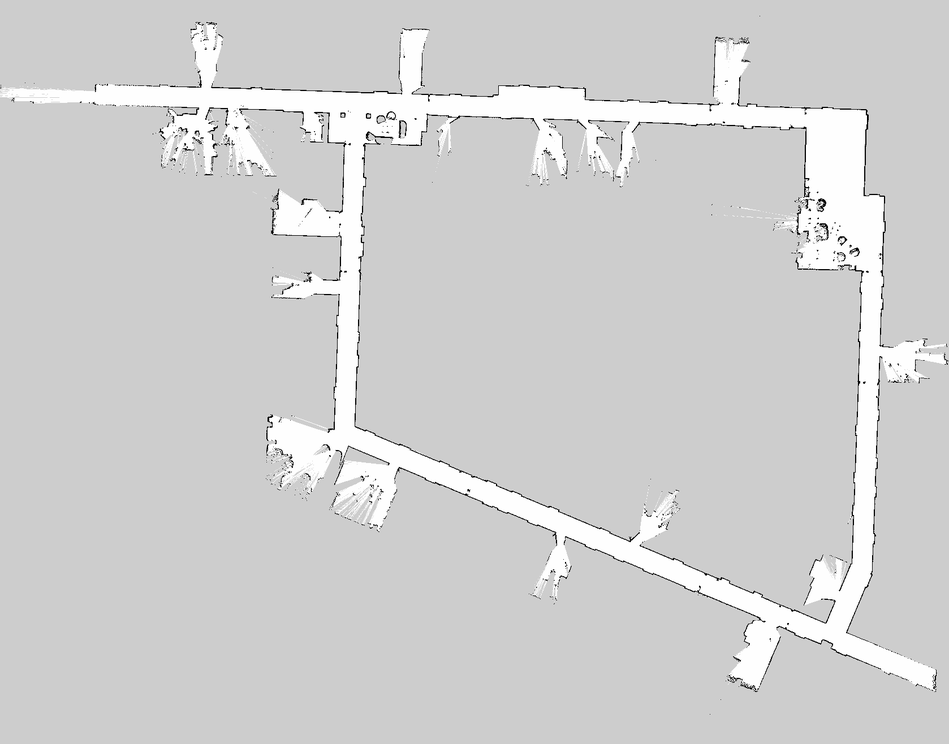
#> input picture src/global_planner/maps/HRL/HRL_map.png, 949 x 744 px, shrunk from 1678 x 1316 before the run, found by its file name; its folder holds 4 pictures in this run
$ python map_image_processing.py
#> lines starting #> are read from the running program, lines starting #| are printed output that depends on the picture; after the words box and inside, x2 and y2 are one past the last pixel; in counts of white or black regions, pixels touching at a corner belong together
import os
import cv2

map_name = 'HRL'

map_image_path = os.path.join(os.getcwd(), 'src', 'global_planner', 'maps', map_name, f'{map_name}_map.png')
map_image = cv2.imread(map_image_path, cv2.IMREAD_GRAYSCALE)
#> map_image is the input picture: shape (744, 949); min 0, max 255, mean 208.6
_, map_image = cv2.threshold(map_image, 250, 255, cv2.THRESH_BINARY)
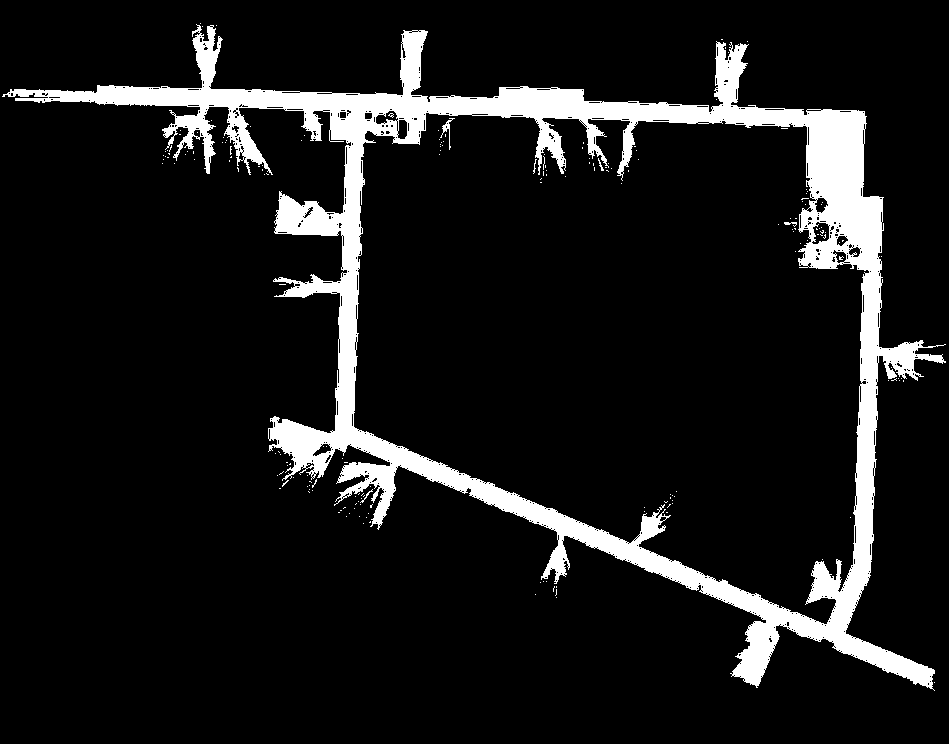
#> map_image: shape (744, 949); 10% white; 188 white regions (182 under 20 px), largest, box (x1, y1, x2, y2) and area: (2, 24, 946, 691) 69936, (440, 118, 455, 150) 94, (784, 222, 797, 227) 32, (360, 489, 373, 503) 28, (598, 158, 604, 171) 25, (533, 159, 537, 174) 20
map_image_path = os.path.join(os.getcwd(), 'src', 'global_planner', 'maps', map_name, f'{map_name}_map_bw.png')
map_image = cv2.imwrite(map_image_path, map_image)
